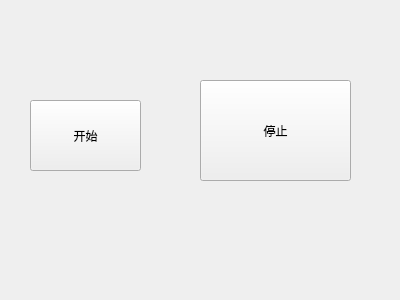
<?xml version="1.0" encoding="UTF-8"?>
<ui version="4.0">
 <class>TpcStream</class>
 <widget class="QWidget" name="TpcStream">
  <property name="geometry">
   <rect>
    <x>0</x>
    <y>0</y>
    <width>400</width>
    <height>300</height>
   </rect>
  </property>
  <property name="windowTitle">
   <string>Form</string>
  </property>
  <widget class="QPushButton" name="pushButton">
   <property name="geometry">
    <rect>
     <x>30</x>
     <y>100</y>
     <width>111</width>
     <height>71</height>
    </rect>
   </property>
   <property name="text">
    <string>开始</string>
   </property>
  </widget>
  <widget class="QPushButton" name="pushButton_2">
   <property name="geometry">
    <rect>
     <x>200</x>
     <y>80</y>
     <width>151</width>
     <height>101</height>
    </rect>
   </property>
   <property name="text">
    <string>停止</string>
   </property>
  </widget>
 </widget>
 <resources/>
 <connections/>
</ui>
